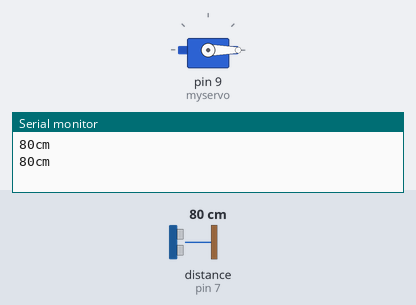
The sketch below on a simulated Arduino Uno, built with avr-gcc and run on an emulated ATmega328P. On the bench: servo, the last lines printed to the serial monitor. Inputs (shaded band) come from the test bench; at power-on: distance to the obstacle (sensor on pin 7) 80 cm.

Above: at 1.8 s.
1.9 s: distance to the obstacle (sensor on pin 7) set to 6 cm
3.4 s: distance to the obstacle (sensor on pin 7) set to 3 cm
At 5.4 s:
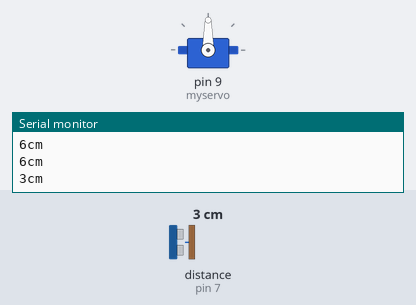
Timing chart, 0 to 11.5 s (numbered marks = the images above; inputs shaded):
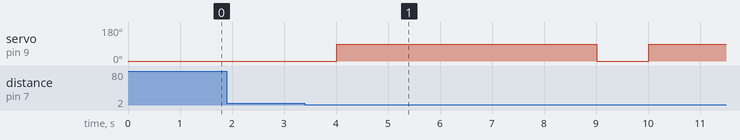

Measured:
- the behaviour switches between 5 and 4 cm on distance to the obstacle (sensor on pin 7) (found by bisection; images 0 and 1)
- after the input at 3.4 s, servo on pin 9 (myservo): 0° → 90° after 0.61 s, → 0° 5.0 s later, → 90° 1.0 s later

The sketch:

av3.ino
```cpp
// display
#include <Servo.h>
Servo myservo;

#include <Ultrasonic.h>

Ultrasonic ultrassom(8,7); //Inicializa o objeto para manipulação do sensor ultrassônico
long distance;


void setup()
{
  Serial.begin(9600);
  myservo.attach(9);
}

void loop() {
  distance = ultrassom.Ranging(CM);
  Serial.print(distance);
  Serial.println("cm");
  if(distance < 5){
    myservo.write(90);
    delay(5000);
  }
  myservo.write(0);
  delay(1000);
}
```
